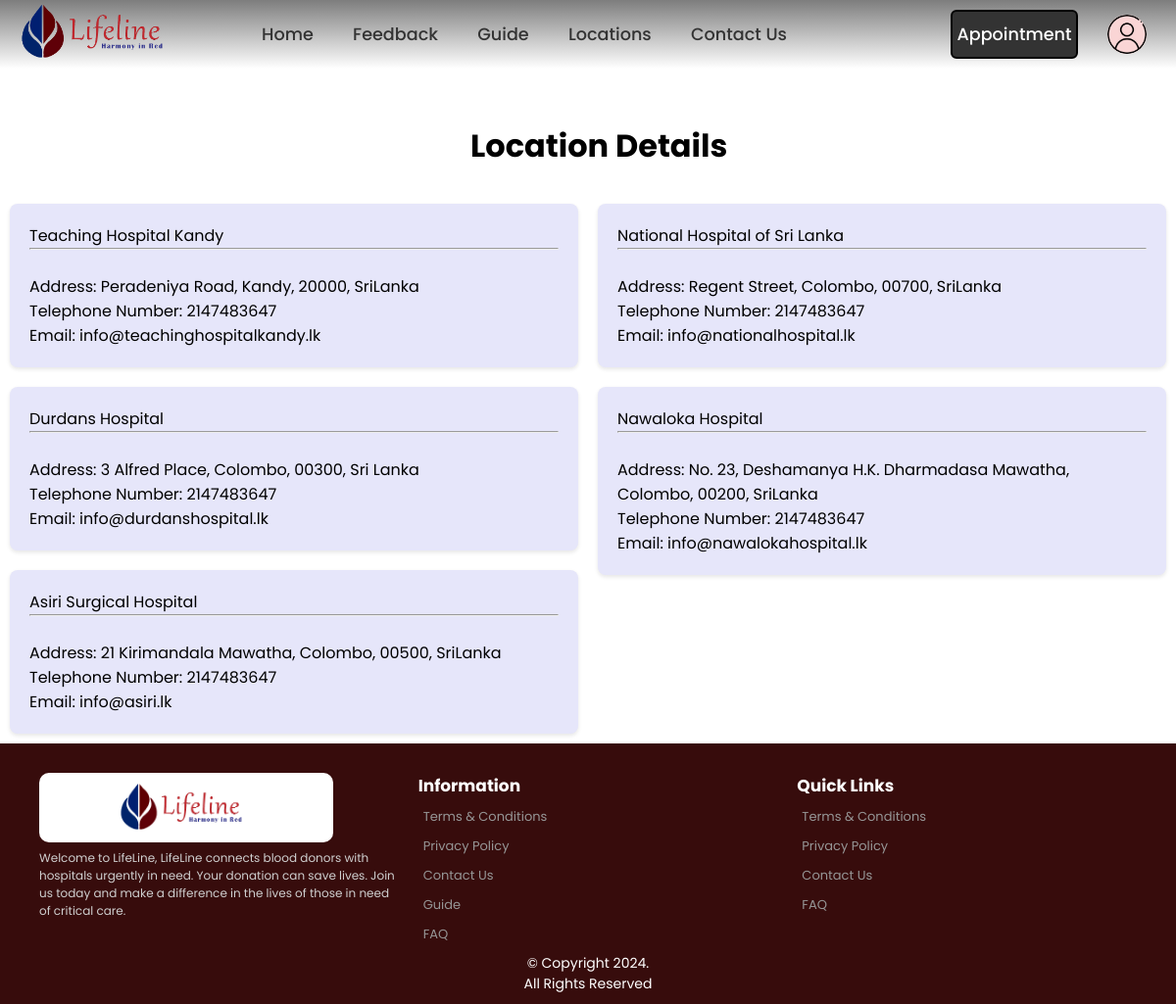
The app's page /locations.php with its own data.
### tables this page shows
CREATE TABLE
    hospital (
        Hospital_id INT AUTO_INCREMENT NOT NULL,
        H_Name VARCHAR(50) UNIQUE NOT NULL,
        Tel_no INT (10) NOT NULL,
        Email VARCHAR(100) UNIQUE NOT NULL,
        Line1 VARCHAR(200) NOT NULL,
        City VARCHAR(100) NOT NULL,
        Postal_Code VARCHAR(15) NOT NULL,
        Country VARCHAR(30) NOT NULL,
        H_Password VARCHAR(20) NOT NULL,
        Status BOOLEAN NULL,
        H_Admin_id INT NULL,
        CONSTRAINT Hospital_PK PRIMARY KEY (Hospital_id),
        CONSTRAINT H_Admin_id_FK1 FOREIGN KEY (H_Admin_id) REFERENCES Admin (Admin_id)
    );

### locations.php (the view, shortened to what this page needs)
<?php
require 'header.php';
require 'includes/dbh.inc.php';
$query = "SELECT *, CONCAT(line1, ', ', city, ', ', postal_Code, ', ', country) AS H_Address FROM hospital WHERE hospital.Status=1";
$result = mysqli_query($con, $query);
?>
<head>
  <link rel="stylesheet" href="css/locations.css">
</head>
<div class="title">
  <br>
  <h1>Location Details</h1>
</div>
<br>
<div class="container">
  <div class="row">
    <?php
    $count = 0;
    while ($row = mysqli_fetch_assoc($result)) {
      $HospitalName = $row['H_Name'];
      $HospitalNo = $row['Tel_no'];
      $Email = $row['Email'];
      $Address = $row['H_Address'];
    ?>
      <div>
        <div class="info">
          <label><?php echo $HospitalName ?></label>
          <hr>
          <br>
          <label>Address: <?php echo $Address ?></label>
          <br>
          <label>Telephone Number: <?php echo $HospitalNo ?></label>
          <br>
          <label>Email: <?php echo $Email ?></label>
        </div>
      </div>
    <?php
      $count++;
      if ($count % 2 == 0) {
        echo '</div><div class="row">';
      }
    }
    ?>
  </div>
</div>
<?php
require 'footer.php';
?>

### css/index.css (style rules this page uses)
* { margin: 0; padding: 0; box-sizing: border-box; font-family: 'Poppins', sans-serif; }
body { justify-content: center; align-items: center; background-color:#EEF5FF; margin-top: 100px; min-height: 100vh; }

### css/locations.css (style rules this page uses)
body { background: url(../images/locations1.jpg) no-repeat; background-position: center; background-size: cover; }
.title { padding-left: 40%; }
.info { width: calc(50% - 20px); margin: 10px; padding: 20px; border-radius: 8px; background-color: #E6E6FA; box-shadow: 0 2px 4px rgba(0, 0, 0, 0.1); float: right; box-sizing: border-box; }

### records on screen
hospital: H_Name "National Hospital of Sri Lanka", Address "Regent Street, Colombo, 00700, SriLanka", Tel_no "2147483647", Email "info@nationalhospital.lk"
hospital: H_Name "Teaching Hospital Kandy", Address "Peradeniya Road, Kandy, 20000, SriLanka", Tel_no "2147483647", Email "info@teachinghospitalkandy.lk"
hospital: H_Name "Nawaloka Hospital", Address "No. 23, Deshamanya H.K. Dharmadasa Mawatha, Colombo, 00200, SriLanka", Tel_no "2147483647", Email "info@nawalokahospital.lk"
hospital: H_Name "Durdans Hospital", Address "3 Alfred Place, Colombo, 00300, Sri Lanka", Tel_no "2147483647", Email "info@durdanshospital.lk"
hospital: H_Name "Asiri Surgical Hospital", Address "21 Kirimandala Mawatha, Colombo, 00500, SriLanka", Tel_no "2147483647", Email "info@asiri.lk"
